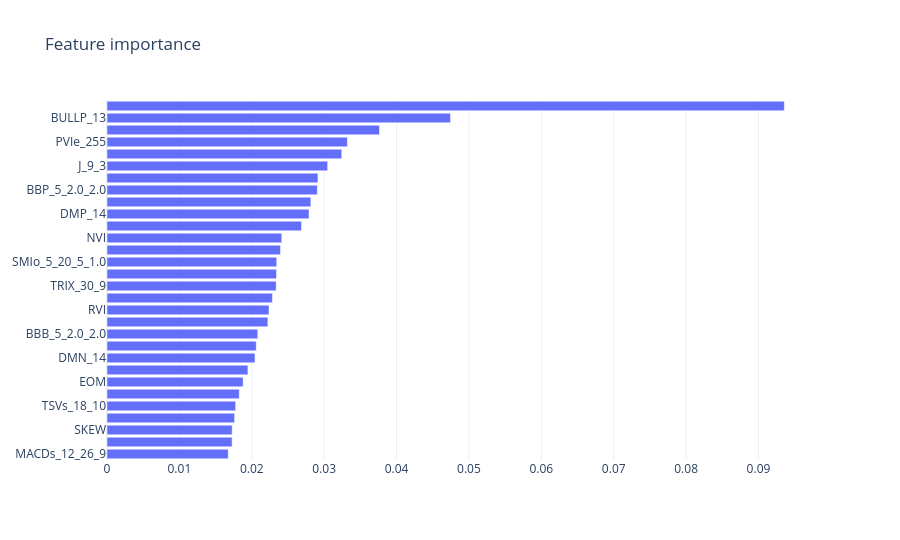

Write notebook code for a chart like this one.
### Markdown cell above
## M22 — Reporting

### Code cell
!python -m ml_scan.cli report --run data/artifacts/bt_smoke --out data/artifacts/report_smoke.html
from ml_scan.ml_engine.artifacts import load_model
from ml_scan.reporting.charts import importance_figure
imps = load_model('data/artifacts/model.joblib').feature_importances()
if not imps.empty:
    importance_figure(imps).show()

### Figure 1 — Plotly figure (JSON) as saved in the notebook; plotly's stock layout.template omitted (floating-point values rounded to 4 significant figures)
{"data": [{"orientation": "h", "type": "bar", "x": [0.01674, 0.01728, 0.01729, 0.01763, 0.01777, 0.01826, 0.01881, 0.01947, 0.02044, 0.02062, 0.02083, 0.02223, 0.02238, 0.02285, 0.02337, 0.02342, 0.02345, 0.02396, 0.02414, 0.02687, 0.0279, 0.02816, 0.02905, 0.02914, 0.03048, 0.03243, 0.03321, 0.03764, 0.04745, 0.09357], "y": ["MACDs_12_26_9", "STC_10_12_26_0.5", "SKEW", "NATR", "TSVs_18_10", "KVOs_34_55_13", "EOM", "UI", "DMN_14", "d_rs", "BBB_5_2.0_2.0", "TOS_STDEVALL_L_2", "RVI", "HWW_1", "TRIX_30_9", "AD", "SMIo_5_20_5_1.0", "OBV", "NVI", "SUPERTs_7_3.0", "DMP_14", "m15_atr", "BBP_5_2.0_2.0", "PVT", "J_9_3", "HILOs_13_21", "PVIe_255", "EFI", "BULLP_13", "DPO"]}], "layout": {"height": 540, "title": {"text": "Feature importance"}}}
